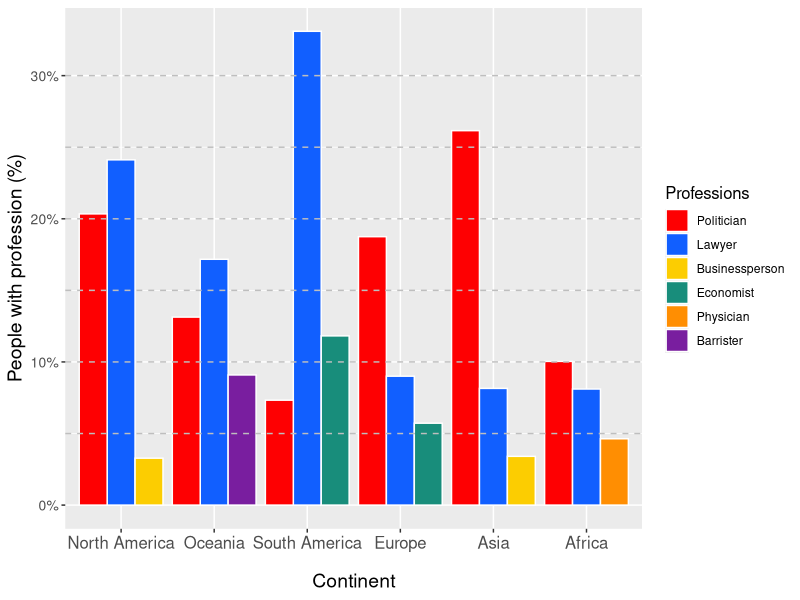
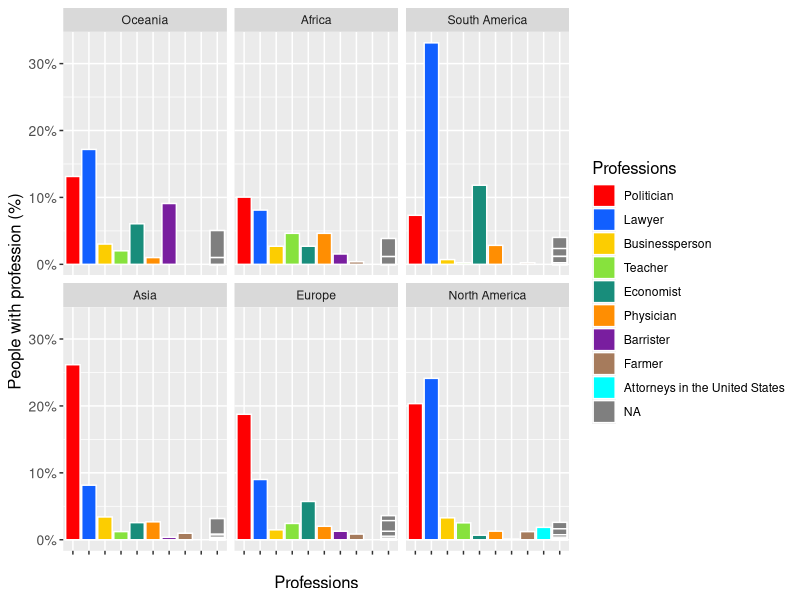

The R source for these figures, in order:
# R script for continents

library(tidyverse)

# Load data
data <- read_csv("profession_by_all.csv")

# Make table for most common professions for each continent and the counts and percentage
continent_professions <- data |>
  filter(Continent != 'Continent', Profession != 'Profession') |>
  group_by(Continent, Profession) |>
  summarise(count = n(), .groups = "drop") |>
  group_by(Continent) |>
  mutate(total_in_continent = sum(count)) |>
  slice_max(count, n = 3, with_ties = FALSE) |>
  # slice_min(count, n=1, with_ties = FALSE) |>
  mutate(percentage = (count / total_in_continent) * 100) |>
  ungroup() |>
  select(Continent, Profession, count, percentage) |>
  mutate(Continent = fct_reorder(Continent, percentage, .desc = TRUE))

# Legend reorder
continent_professions$Professions <- factor(continent_professions$Profession,
  levels = c("Politician", "Lawyer", "Businessperson", "Teacher", "Economist", "Physician", "Barrister", "Art", "Farmer", "Attorneys in the United States", "Authors"))

# Poltiician = #fe0002
# Lawyer = #115fff
# Businessperson = #fccd01
# Teacher = #87e23d
# Economist = #188d7b
# Physician = #ff8e02
# Barrister = #791e9f
# Art = #f69cc2
# Farmer = #999999
# Attorneys in the United States = #00FFFF
# Authors = #555555


# Plot barplot
barplot <- continent_professions |>
  ggplot(aes(
    x = Continent,
    y = percentage/100,
    fill = Professions,
  )) +
  geom_col(position="dodge", colour="white") +
  labs(
    x = 'Continent',
    y = 'People with profession (%)',
    # title = 'Percentage of people in their religion\'s 3 most common profession'
  ) +
  ylim(0, 40) +
  scale_y_continuous(labels=scales::label_percent()) +
  scale_fill_manual(values = c("#fe0002","#115fff","#fccd01","#188d7b","#ff8e02","#791e9f" ),
    labels = c("Politician","Lawyer", "Businessperson", "Economist", "Physician", "Barrister")) +
    geom_hline(
    yintercept = seq(5/100, 30/100, by = 5/100),
    color = "grey", 
    linetype = "dashed"
  ) +
theme(
  axis.text.x = element_text(size = 12),
  axis.text.y = element_text(size = 10),
  axis.title.y = element_text(size = 14),
  axis.title.x = element_text(margin = margin(t = 15), size = 14),
  legend.title = element_text(size = 12)
)

# Save the barplot as .png
ggsave(
  filename = "continents_barplot.png",
  plot = barplot,
  width=10,
)


  # Seperate plot for all subplots for easier comparison
# Make table for most common professions for each continent and the counts and percentage
sub_continent_professions <- data |>
  filter(Continent != 'Continent', Profession != 'Profession') |>
  group_by(Continent, Profession) |>
  summarise(count = n(), .groups = "drop") |>
  group_by(Continent) |>
  mutate(total_in_continent = sum(count)) |>
  mutate(percentage = (count / total_in_continent) * 100) |>
  ungroup() |>
  select(Continent, Profession, count, percentage) |>
  mutate(Continent = fct_reorder(Continent, percentage, .desc = TRUE))

# Legend reorder
sub_continent_professions$Professions <- factor(sub_continent_professions$Profession,
  levels = c("Politician", "Lawyer", "Businessperson", "Teacher", "Economist", "Physician", "Barrister", "Art", "Farmer", "Attorneys in the United States", "Authors"))

sub_barplot <- sub_continent_professions |>
  ggplot(aes(
    x = Professions,
    y = percentage/100,
    fill = Professions,
  )) +
  theme(
  axis.text.x = element_blank(),
  axis.text.y = element_text(size = 10),
  axis.title.y = element_text(size = 12),
  axis.title.x = element_text(margin = margin(t = 15), size = 12),
  legend.title = element_text(size = 12)
) +
  geom_col(position="dodge", colour="white") +
  labs(
    x = 'Professions',
    y = 'People with profession (%)',
    # title = 'Percentage of people in their religion\'s 3 most common profession'
  ) + facet_wrap(~Continent) +
  ylim(0, 40) +
  scale_y_continuous(labels=scales::label_percent()) +
  scale_fill_manual(values = c("#fe0002", "#115fff", "#fccd01", "#87e23d", "#188d7b", "#ff8e02", "#791e9f", "#a67b5c", "#00FFFF", "#555555", "#f69cc2"))
    labels = c("Politician", "Lawyer", "Businessperson", "Teacher", "Economist", "Physician", "Barrister", "Farmer", "Attorneys in the United States", "Authors", "Art") +
  geom_hline(
    yintercept = seq(5/100, 30/100, by = 5/100),
    color = "grey", 
    linetype = "dashed"
  )  

ggsave(
  filename = "sub_continents_barplot.png",
  plot = sub_barplot,
  width=10,
)